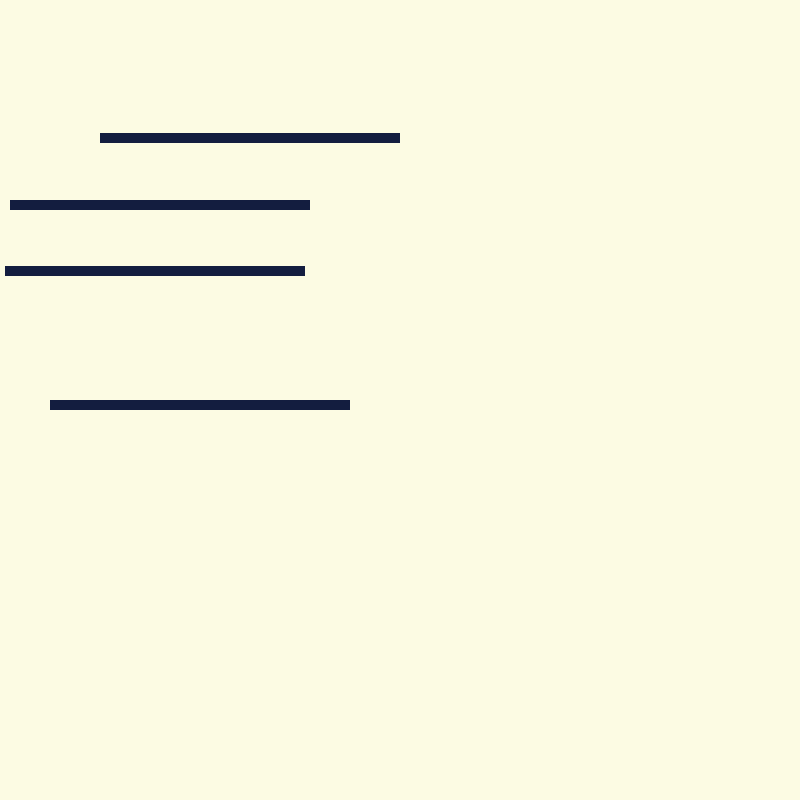
Frame 1 (no input)
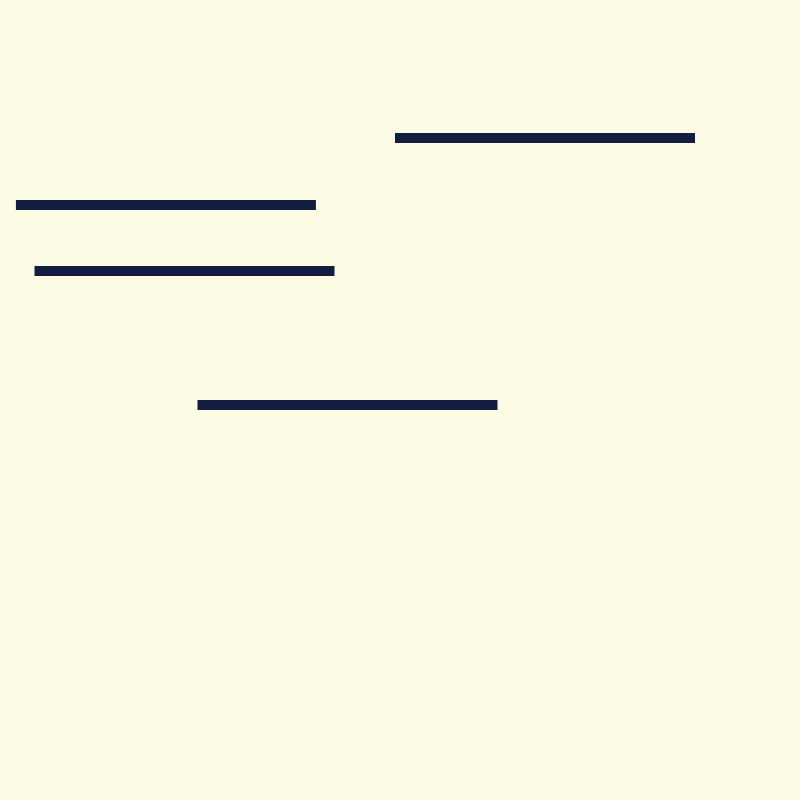
Frame 60 (the mouse pressed at the canvas centre just before this capture)
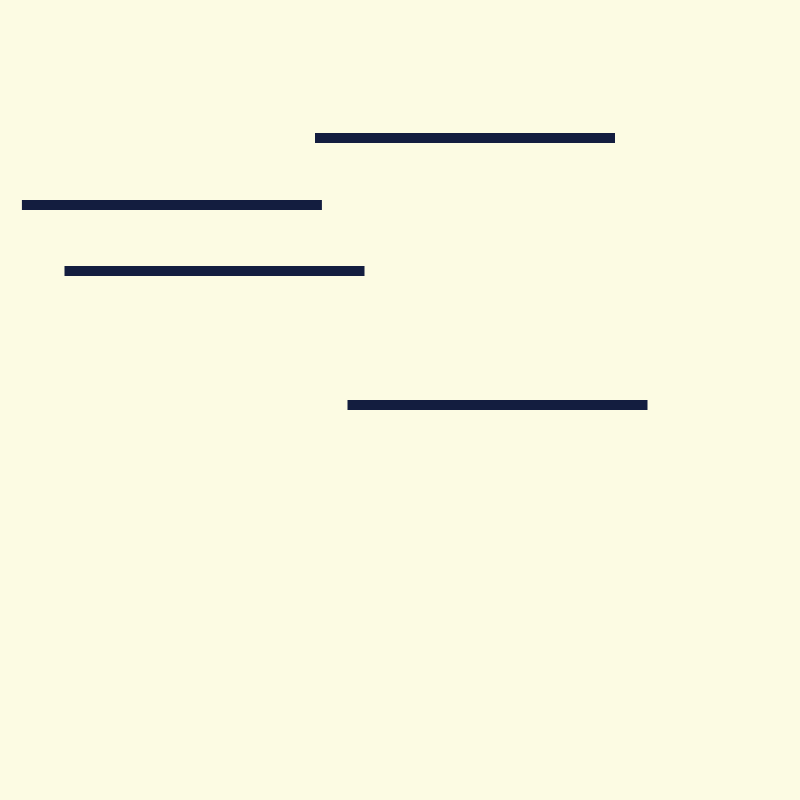
Frame 120 (the mouse held since frame 60 and released just before this capture)

The Processing sketch that drew these frames (run headless with seeded random() and noise(); from frame 60 on, the mouse is pressed at the canvas centre):

// Processing sketch: black_square
// ── black_square.pde

int numRects = 4;
float[] rectX = {50, 5, 10, 100};
float[] speed = {2.5, 0.5, 0.1, 5.0};
int[] heights = {2, 3, 4, 6};

void setup() {
  size(800,800);
  noStroke();
}

void draw() {
  background(252, 251, 227);
  fill(19, 29, 63);
  for (int i=0; i<numRects; i++) {
    rect(rectX[i], height/heights[i], 300, 10);
    rectX[i] = rectX[i] + speed[i];
    if (rectX[i] > width - 300 || rectX[i] < 0) {
      speed[i] = speed[i] * -1;  
    }
  }
}
